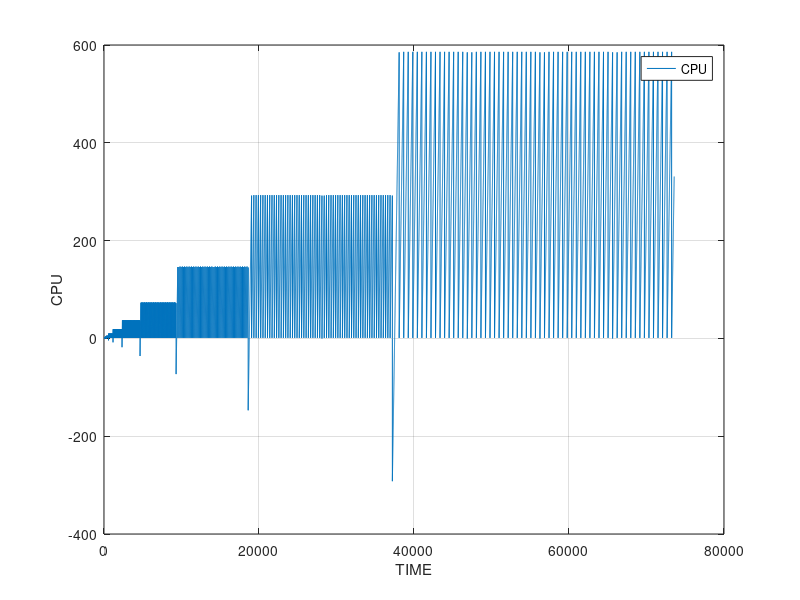

The MATLAB script that drew this image:
#! /usr/bin/octave -qf
fig = figure;
data = dlmread("finput.txt"," ");
size(data);
set(fig, "visible", "off");
TIME = data(:,1);
MEMORY = data(:,2);
CPU = data(:,3);

plot(TIME,CPU,";CPU;"), grid
xlabel("TIME");
ylabel("CPU");
print("CPU.jpg", "-djpg");
		
